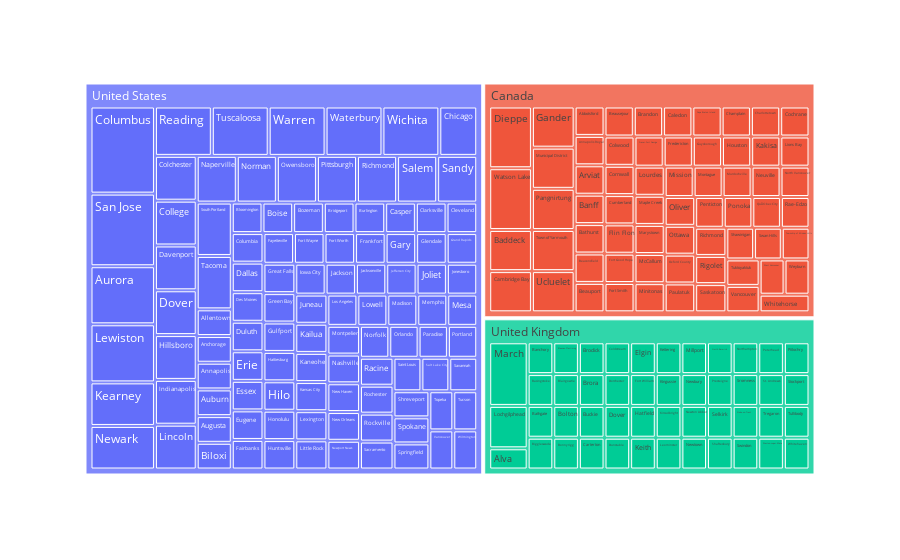

Notebook code for this chart:
### Markdown cell above
En esta oportunidad he preferido volver a considerar la variable country de la tabla user y comprobar cómo se encuentran distribuidos los usuarios entre las diferentes ciudades. Puede que en Estados Unidos (que vimos en el ejercicio anterior era donde se encontraba la mayor cantidad de usuarios) se encuentren todos en unas pocas ciudades, así como también puede ocurrir que en el Reino Unido (que es el país con menor cantidad de usuarios) estén atomizados por todo el país. Los productos serían más conocidos en ese país entonces las estrategias pueden apuntar a consolidar las ventas haciendo multiplicar usuarios. Veremos qué arroja el gráfico.   
Por ese mismo motivo he seleccionado el mismo gráfico que en el ejercio 3. Para poder analizar lo que ocurre.  
En este caso usaré plotly para poder verlo mejor.

### Code cell
df_counts = df['user'].groupby(['country', 'city']).size().reset_index(name='count')
fig = px.treemap(df_counts, path=['country', 'city'], values='count')
fig.show()

### Figure 1 — Plotly figure (JSON) as saved in the notebook; plotly's stock layout.template omitted (floating-point values rounded to 4 significant figures; data arrays with more than 128 entries replaced by an {"elided": "..."} marker saying what was removed)
{"data": [{"branchvalues": "total", "domain": {"x": [0, 1], "y": [0, 1]}, "hovertemplate": "labels=%{label}<br>count=%{value}<br>parent=%{parent}<br>id=%{id}<extra></extra>", "ids": {"elided": "218 str values"}, "labels": {"elided": "218 str values"}, "name": "", "parents": {"elided": "218 str values"}, "type": "treemap", "values": {"elided": "218 int values"}}], "layout": {"legend": {"tracegroupgap": 0}, "margin": {"t": 60}}}
